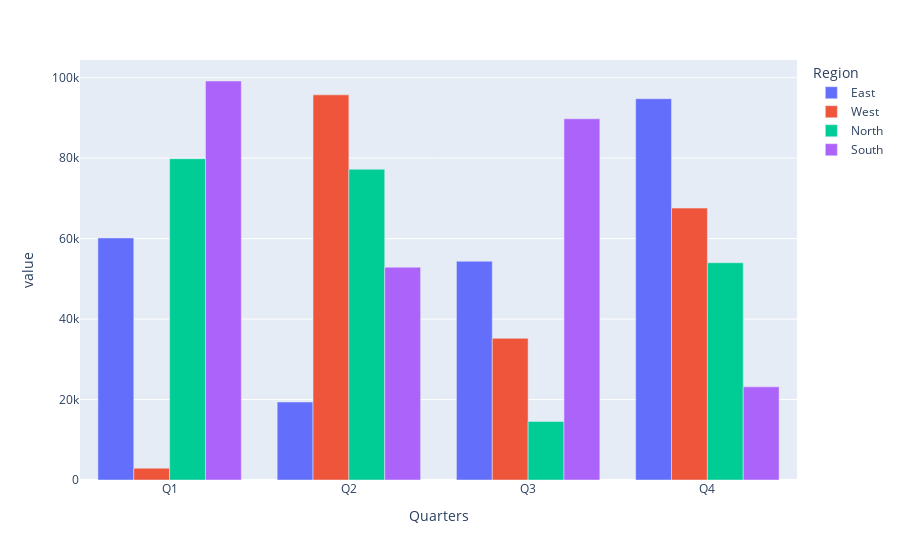

Notebook code cell kept with this figure:
### Code cell
# Display the same data as bar plot
data.plot.bar(barmode="group")

### Figure 1 — Plotly figure (JSON) as saved in the notebook; plotly's stock layout.template omitted (floating-point values rounded to 4 significant figures)
{"data": [{"alignmentgroup": "True", "hovertemplate": "Region=East<br>Quarters=%{x}<br>value=%{y}<extra></extra>", "legendgroup": "East", "marker": {"color": "#636efa", "pattern": {"shape": ""}}, "name": "East", "offsetgroup": "East", "orientation": "v", "showlegend": true, "textposition": "auto", "type": "bar", "x": ["Q1", "Q2", "Q3", "Q4"], "xaxis": "x", "y": [60160.0, 19380.0, 54380.0, 94790.0], "yaxis": "y"}, {"alignmentgroup": "True", "hovertemplate": "Region=West<br>Quarters=%{x}<br>value=%{y}<extra></extra>", "legendgroup": "West", "marker": {"color": "#EF553B", "pattern": {"shape": ""}}, "name": "West", "offsetgroup": "West", "orientation": "v", "showlegend": true, "textposition": "auto", "type": "bar", "x": ["Q1", "Q2", "Q3", "Q4"], "xaxis": "x", "y": [2944.0, 95740.0, 35220.0, 67590.0], "yaxis": "y"}, {"alignmentgroup": "True", "hovertemplate": "Region=North<br>Quarters=%{x}<br>value=%{y}<extra></extra>", "legendgroup": "North", "marker": {"color": "#00cc96", "pattern": {"shape": ""}}, "name": "North", "offsetgroup": "North", "orientation": "v", "showlegend": true, "textposition": "auto", "type": "bar", "x": ["Q1", "Q2", "Q3", "Q4"], "xaxis": "x", "y": [79860.0, 77240.0, 14570.0, 54000.0], "yaxis": "y"}, {"alignmentgroup": "True", "hovertemplate": "Region=South<br>Quarters=%{x}<br>value=%{y}<extra></extra>", "legendgroup": "South", "marker": {"color": "#ab63fa", "pattern": {"shape": ""}}, "name": "South", "offsetgroup": "South", "orientation": "v", "showlegend": true, "textposition": "auto", "type": "bar", "x": ["Q1", "Q2", "Q3", "Q4"], "xaxis": "x", "y": [99180.0, 52900.0, 89790.0, 23150.0], "yaxis": "y"}], "layout": {"barmode": "group", "legend": {"title": {"text": "Region"}, "tracegroupgap": 0}, "margin": {"t": 60}, "xaxis": {"anchor": "y", "domain": [0, 1], "title": {"text": "Quarters"}}, "yaxis": {"anchor": "x", "domain": [0, 1], "title": {"text": "value"}}}}
